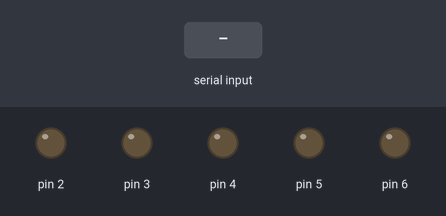
Bench run of a sketch on a simulated Arduino Uno, built with avr-gcc and run on an emulated ATmega328P. Shown: output pins drawn as LEDs (lit = HIGH). Dashed ring = blinking. Inputs (shaded band) come from the test bench.

Above: at 1.2 s.
1.3 s: "90,45\n" received over Serial
At 1.7 s:
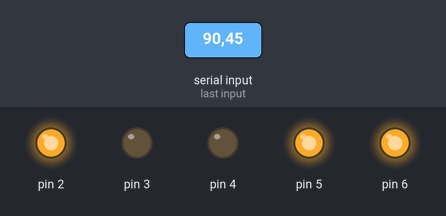
7.3 s: "30,150\n" received over Serial
At 10.1 s:
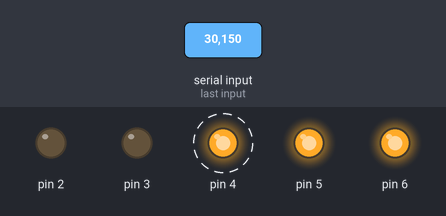
12.8 s: "200\n" received over Serial
At 15.7 s:
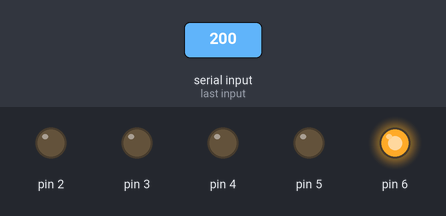
15.8 s: "5\n" received over Serial
At 18.7 s:
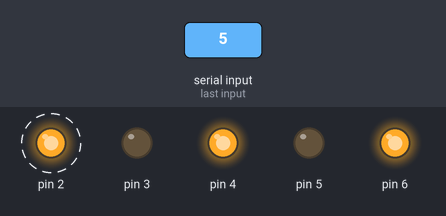
18.8 s: "90\n" received over Serial
At 24.5 s:
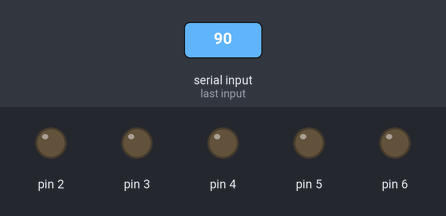
Timing chart, 0 to 24.8 s (numbered marks = the images above; inputs shaded):
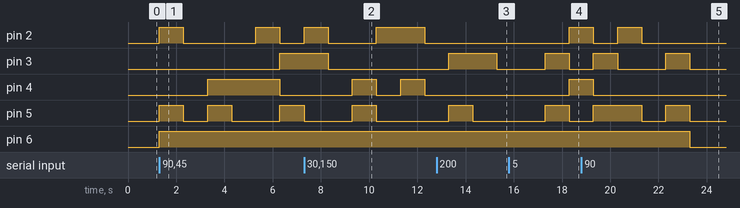

Measured:
- after the input at 1.3 s, pin 2: alternates HIGH for 1.0 s and LOW for 3.0 s, starting at once; pin 3: LOW → HIGH after 5.0 s; pin 4: LOW → HIGH after 2.0 s, → LOW 3.0 s later; pin 5: goes HIGH 1.0 s, LOW 1.0 s, HIGH 1.0 s, LOW 2.0 s, then HIGH, starting at once; pin 6: LOW → HIGH at once
- after the input at 7.3 s, pin 2: LOW → HIGH at once, → LOW 1.0 s later, → HIGH 2.0 s later, → LOW 2.0 s later; pin 3: HIGH → LOW after 1.0 s instead of 0.00 s; pin 4: alternates HIGH for 1.0 s and LOW for 1.0 s, starting after 2.0 s; pin 6: stays HIGH (without the input it goes to LOW after 0.00 s)
- after the input at 12.8 s, pin 6: stays HIGH (without the input it goes to LOW after 1.5 s)
- after the input at 15.8 s, pin 2, pin 4: LOW → HIGH after 2.5 s; pin 6: stays HIGH (without the input it goes to LOW after 2.5 s)
- after the input at 18.8 s, pin 6: HIGH → LOW after 4.5 s instead of 1.5 s

The sketch:

___.ino
```cpp
void setup()
{

  pinMode(2, OUTPUT);

  pinMode(3, OUTPUT);
  pinMode(4, OUTPUT);

  pinMode(5,OUTPUT);
   pinMode(6,OUTPUT);
  Serial.begin(9600);


}
int d=0;
void loop()
{
  digitalWrite(2,LOW);
  digitalWrite(3,LOW);
  digitalWrite(4,LOW);
  digitalWrite(5,LOW);
  digitalWrite(6,LOW);
  if(Serial.available()>0){
    d=Serial.read();

  d=d-'0';
  if(d&1){
  digitalWrite(2,HIGH);
  }
  else{
  digitalWrite(2,LOW);
    }
     if(d>>1&1){
  digitalWrite(3,HIGH);
     }
  else{
  digitalWrite(3,LOW);
    }
         if(d>>2&1){
  digitalWrite(4,HIGH);
         }
  else{
  digitalWrite(4,LOW);

    }
             if(d>>3&1){
  digitalWrite(5,HIGH);
             }
  else{
  digitalWrite(5,LOW);

    }
    digitalWrite(6,HIGH);
  delay(1000);
  }
}
```
